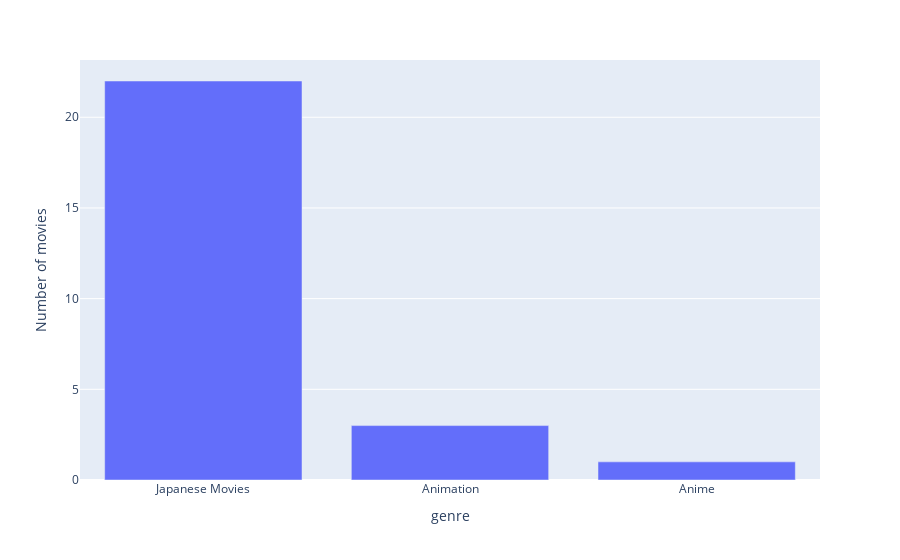

Here is the notebook cell this chart was saved with:
### Code cell
genres_analysis_for_actor(actor_movies_with_genre, movie_genres, "Noriko Ohara")

### Figure 1 — Plotly figure (JSON) as saved in the notebook; plotly's stock layout.template omitted (floating-point values rounded to 4 significant figures)
{"data": [{"alignmentgroup": "True", "hovertemplate": "genre=%{x}<br>Number of movies=%{y}<extra></extra>", "legendgroup": "", "marker": {"color": "#636efa", "pattern": {"shape": ""}}, "name": "", "offsetgroup": "", "orientation": "v", "showlegend": false, "textposition": "auto", "type": "bar", "x": ["Japanese Movies", "Animation", "Anime"], "xaxis": "x", "y": [22, 3, 1], "yaxis": "y"}], "layout": {"autosize": true, "barmode": "relative", "legend": {"tracegroupgap": 0}, "margin": {"t": 60}, "xaxis": {"anchor": "y", "autorange": true, "domain": [0, 1], "range": [-0.5, 2.5], "title": {"text": "genre"}, "type": "category"}, "yaxis": {"anchor": "x", "autorange": true, "domain": [0, 1], "range": [0, 23.16], "title": {"text": "Number of movies"}, "type": "linear"}}}
